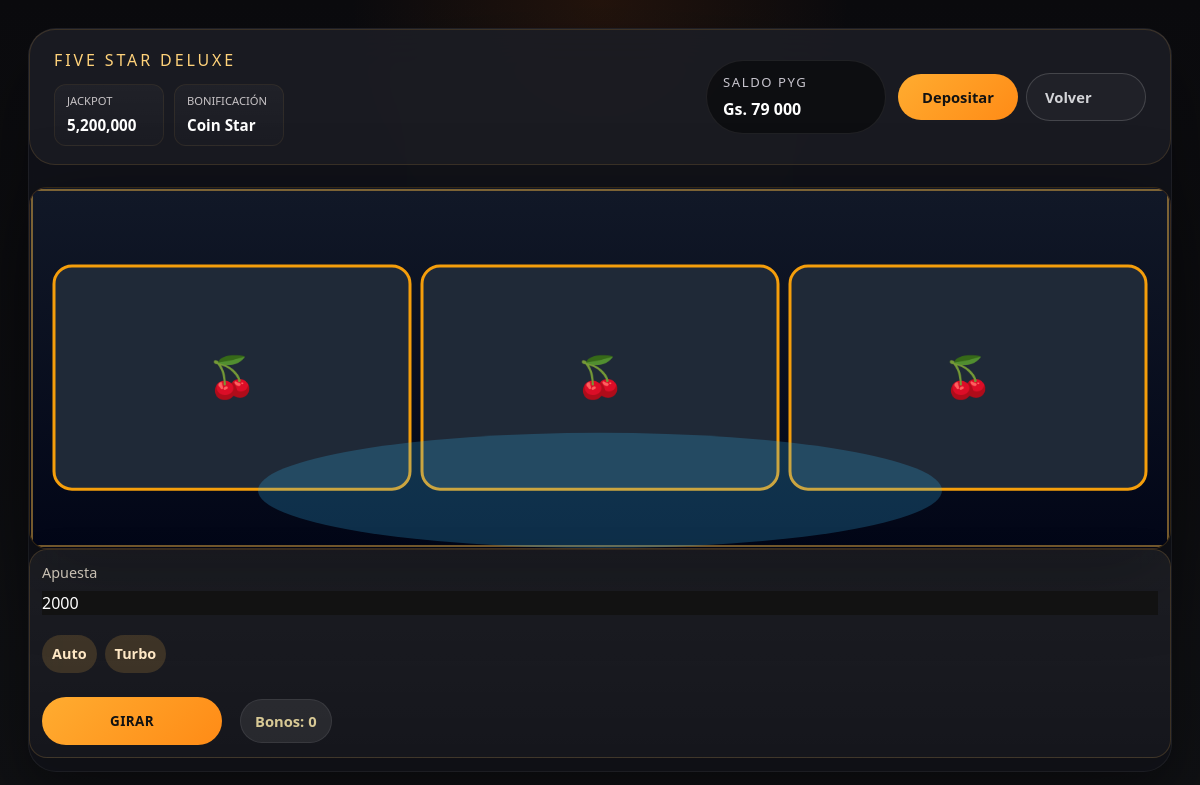
/tragamonedas/ (signed in), run on an earlier commit of the app's database.
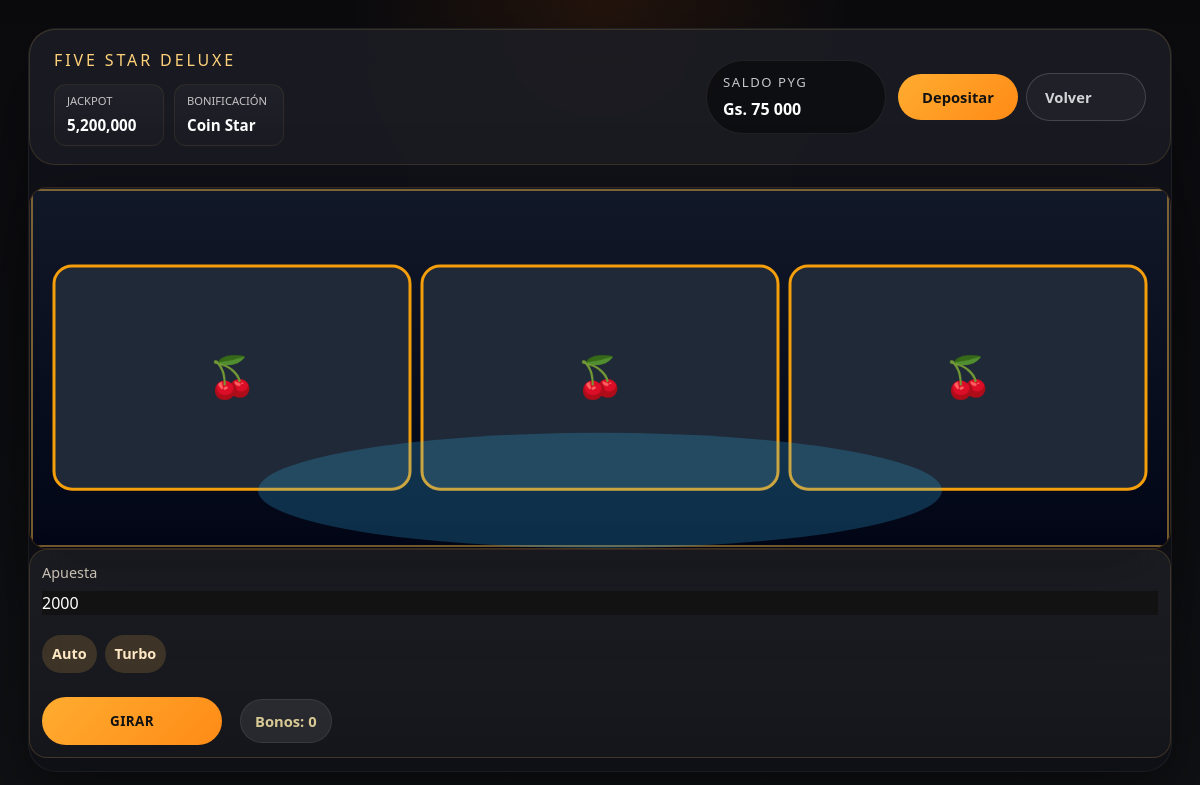
And on a later commit of the database.
### casino/models.py (models this page shows)
class Player(AbstractUser):
    nombre = models.CharField(max_length=64, verbose_name=_("Nombres"))
    apellido = models.CharField(max_length=64, verbose_name=_("Apellidos"))
    edad = models.PositiveSmallIntegerField(verbose_name=_("Edad"), validators=[validar_edad_mayoria])
    sexo = models.CharField(max_length=16, choices=[("M", "Masculino"), ("F", "Femenino"), ("O", "Otro")], verbose_name=_("Sexo"))
    estado_civil = models.CharField(
        max_length=24,
        choices=[
            ("soltero", "Soltero"),
            ("casado", "Casado"),
            ("divorciado", "Divorciado"),
            ("viudo", "Viudo"),
            ("union_libre", "Unión libre"),
        ],
        verbose_name=_("Estado Civil"),
    )
    saldo = EncryptedDecimalField(
        max_digits=14,
        decimal_places=0,
        default=20000,
        verbose_name=_("Saldo Disponible (Gs.)"),
        help_text=_("Saldo cifrado en Guaraníes."),
    )
    recibio_regalo = models.BooleanField(
        default=False,
        verbose_name=_("Recibió bono de bienvenida"),
        help_text=_("Marca si el usuario obtuvo el regalo de los primeros registros."),
    )
    slot_play_count = models.PositiveIntegerField(
        default=0,
        verbose_name=_("Jugadas consecutivas de tragamonedas"),
        help_text=_("Contador acumulado de giros de tragamonedas para habilitar jackpots de retención."),
    )
    bonus_balance = models.DecimalField(
        max_digits=14,
        decimal_places=0,
        default=0,
        verbose_name=_("Saldo de bono"),
    )
    bonus_rollover = models.DecimalField(
        max_digits=14,
        decimal_places=0,
        default=0,
        verbose_name=_("Rollover acumulado"),
    )
    bonus_rollover_target = models.DecimalField(
        max_digits=14,
        decimal_places=0,
        default=0,
        verbose_name=_("Meta de rollover"),
    )
    free_spins = models.PositiveIntegerField(
        default=0,
        verbose_name=_("Giros gratis disponibles"),
    )
    REQUIRED_FIELDS = ["email", "nombre", "apellido", "edad", "sexo", "estado_civil"]
    class Meta:
        verbose_name = "Jugador"
        verbose_name_plural = "Jugadores"

### casino/views.py (the view)
# urls.py: path("tragamonedas/", views.tragamonedas, name="tragamonedas"),
@login_required
def tragamonedas(request, slug=None):
    default = {
        "frutas-de-fuego-777": {"title": "FRUTAS DE FUEGO 777", "theme": "fruits", "jackpots": ["FUEGO","CORONADO","DORADO","MENOR"]},
        "palacio-arlequin": {"title": "EL PALACIO DEL ARLEQUÍN", "theme": "harlequin", "jackpots": ["JOKER","GRAND","MAJOR","MINOR"]},
        "mansion-embrujada": {"title": "MANSIÓN EMBRUJADA", "theme": "gothic", "jackpots": ["ESPECTRO","PLATA","BRONCE","MENOR"]},
        "coronas-fortuna": {"title": "CORONAS DE LA FORTUNA", "theme": "crowns", "jackpots": ["CORONA","REAL","FORTUNAS","MENOR"]},
    }
    meta = default.get(slug, default["frutas-de-fuego-777"]) if slug else default["frutas-de-fuego-777"]
    return render(request, "casino/tragamonedas.html", {"player": request.user, "game_slug": slug or "frutas-de-fuego-777", "game_meta": meta})

### casino/fields.py (called while the page is built)
    def from_db_value(self, value: bytes | None, expression, connection) -> Decimal | None:
        if value is None:
            return None
        cipher = get_cipher()
        if isinstance(value, memoryview) or isinstance(value, bytearray):
            value = bytes(value)
        if isinstance(value, str):
            try:
                import base64
                value = base64.urlsafe_b64decode(value.encode())
            except Exception:
                value = value.encode()
        try:
            plain = cipher.decrypt(value)
            return Decimal(plain.decode())
        except (InvalidToken, ValueError):
            raise ValidationError("No se pudo descifrar el saldo almacenado.")

### casino/utils.py (called while the page is built)
def get_cipher():
    key = settings.FERNET_KEY
    if isinstance(key, str):
        key_bytes = key.encode()
    elif isinstance(key, (bytes, bytearray, memoryview)):
        key_bytes = bytes(key)
    else:
        key_bytes = str(key).encode()
    return Fernet(key_bytes)

### templates/casino/tragamonedas.html (shortened to what the changed rows need)
{% extends "base.html" %}
{% load humanize %}
{% block content %}
    <div class="game-page" data-game="{{ game_slug }}">
        <div class="layout-shell">
            <main class="game-shell glass-panel {% if game_slug == 'palacio-arlequin' %}joker-jackpot-shell{% elif game_slug == 'mansion-embrujada' %}betty-boris-boo-shell{% endif %}" style="position: relative;">
                {% if game_slug == 'palacio-arlequin' %}
                <section class="joker-jackpot-shell">
                    <div class="joker-jackpot-header">
                        <div class="joker-jackpot-title">
                            <span class="joker-mark">🃏</span>
                            <div>
                                <h2>Joker Jackpot</h2>
                            </div>
                        </div>
                        <div class="balance-inline balance-inline--corner">
                            <div class="balance-chip balance-chip--compact">
                                <span>SALDO PYG</span>
                                <strong id="balance-value" class="balance-value">Gs. {{ player.saldo|intcomma }}</strong>
                            </div>
                            <button type="button" class="btn-primary btn-small" id="quick-deposit-btn">Depositar</button>
                            <a href="{% url 'casino:dashboard' %}" class="btn-secondary btn-small">Volver</a>
                        </div>
                    </div>
                    <div class="joker-jackpot-topbar">
                        <article class="jackpot-board jackpot-board--joker">
                            <span>JOKER</span>
                            <strong id="joker-jackpot-joker">6,420,000</strong>
                        </article>
                        <article class="jackpot-board jackpot-board--grand">
                            <span>GRAND</span>
                            <strong id="joker-jackpot-grand">14,300,000</strong>
                        </article>
                        <article class="jackpot-board jackpot-board--major">
                            <span>MAJOR</span>
                            <strong id="joker-jackpot-major">4,220,000</strong>
                        </article>
                        <article class="jackpot-board jackpot-board--minor">
                            <span>MINOR</span>
                            <strong id="joker-jackpot-minor">920,000</strong>
                        </article>
                    </div>
                    <div class="joker-jackpot-layout" style="padding:0;">
                        <style>
                            /* Joker unified box: make the whole block wider and flush to container sides */
                            .joker-jackpot-layout {
                                background: linear-gradient(135deg, rgba(5,6,12,0.96), rgba(23,14,28,0.96));
                                padding: 0;
                                border-radius: 18px;
                                box-shadow: 0 6px 20px rgba(0,0,0,0.6);
                                /* Keep the layout full-width inside its parent without overflow */
                                width: 100%;
                                margin-left: 0;
                                margin-right: 0;
                                box-sizing: border-box;
                                overflow: hidden;
                                gap: 0;
                            }
                            .joker-jackpot-stage-shell { padding: 0; }
                          #joker-jackpot-stage { width:100%; height:auto; min-height:auto; border-radius:18px 18px 0 0; display:block; }
                            .joker-jackpot-controls { padding: 0; margin-top: -120px !important; position: relative; z-index: 99; }
                            .joker-controls-card { width:100% !important; max-width:100% !important; margin:0 !important; padding:18px !important; border-radius:0 0 18px 18px !important; box-sizing:border-box; }
                        </style>
                            <div class="joker-jackpot-stage-shell" style="width: 100%; display: flex; flex-direction: column; align-items: center; justify-content: center;">
                            <div id="joker-jackpot-stage" class="joker-jackpot-pixi-stage slot-canvas" aria-label="Escena de Joker Jackpot"></div>
                        </div>
                        <div style="width: 100%; padding: 0; box-sizing: border-box;">
                            <div class="joker-controls-card" style="width: 100%; max-width: 100%; margin: 0; padding: 12px; box-sizing: border-box;">
                                <div class="joker-control-row">
                                    <label for="slot-apuesta">Apuesta</label>
                                    <input id="slot-apuesta" type="number" min="2000" value="2000" class="form-input" />
                                </div>
                                <div class="joker-modes-row">
                                    <button type="button" id="slot-auto-btn" class="control-chip control-chip--neon">Auto</button>
                                    <button type="button" id="slot-turbo-btn" class="control-chip control-chip--neon">Turbo</button>
                                </div>
                                <button type="button" id="slot-bet-button" class="btn-primary btn-spin btn-spin--joker">GIRAR</button>
                                <div class="status-footer">
                                    <span id="slots-status" class="status-pill"></span>
                                    <span id="bonus-info" class="status-pill status-pill--soft">Bonos: {{ player.bonus_balance|intcomma }}</span>
                                </div>
                            </div>
                        </aside>
                    </div>
                </section>
                {% else %}
                <section class="five-star-shell">
                    <div class="five-star-header">
                        <div class="five-star-info">
                            <div class="slot-label-group">
                                <span class="slot-label">Five Star Deluxe</span>
                                <div class="mini-badges">
                                    <div class="mini-badge">
                                        <span>Jackpot</span>
                                        <strong>5,200,000</strong>
                                    </div>
                                    <div class="mini-badge">
                                        <span>Bonificación</span>
                                        <strong>Coin Star</strong>
                                    </div>
                                </div>
                            </div>
                        </div>
                        <div class="balance-inline">
                            <div class="balance-chip">
                                <span>SALDO PYG</span>
                                <strong id="balance-value" class="balance-value">Gs. {{ player.saldo|intcomma }}</strong>
                            </div>
                            <div style="display:flex;gap:8px;align-items:center;">
                                <button type="button" class="btn-primary btn-small" id="quick-deposit-btn">Depositar</button>
                                <a href="{% url 'casino:dashboard' %}" class="btn-secondary btn-small">Volver</a>
                            </div>
                        </div>
                    </div>
                    <div class="five-star-layout">
                        <div class="five-star-view">
                            <div id="five-star-reel-stage" class="five-star-pixi-stage slot-canvas" aria-label="Escena de tragamonedas Five Star"></div>
                                <div class="five-star-bottom-shell" style="margin-top:0;">
                                    <div class="controls-card controls-card--five-star" style="width:100%;max-width:none;padding:20px;border-radius:18px;position:relative;z-index:9;box-sizing:border-box;">
                                        <div class="controls-top-row" style="display:flex;flex-direction:column;gap:8px;">
                                            <label class="control-label" for="slot-apuesta">Apuesta</label>
                                            <input id="slot-apuesta" type="number" min="2000" value="2000" class="form-input" />
                                        </div>
                                        <div class="control-buttons-row control-buttons-row--full" style="display:flex;gap:8px;margin-top:8px;">
                                            <button type="button" id="slot-auto-btn" class="control-chip">Auto</button>
                                            <button type="button" id="slot-turbo-btn" class="control-chip">Turbo</button>
                                        </div>
                                        <div class="controls-bottom-row" style="display:flex;align-items:center;gap:12px;margin-top:12px;">
                                            <button type="button" id="slot-bet-button" class="btn-primary btn-spin" style="flex:1;padding:14px 18px;font-weight:700;">GIRAR</button>
                                            <div style="display:flex;align-items:center;justify-content:center;min-width:86px;">
                                                <span id="bonus-info" class="status-pill status-pill--soft" style="margin-left:6px;">Bonos: {{ player.bonus_balance|intcomma }}</span>
                                            </div>
                                        </div>
                                    </div>
                                </div>
                        </div>
                    </div>
                </section>
                {% endif %}
            </main>
        </div>
    </div>
{% endblock %}

What changed in the data, as far as the page shows it:
changed Player: saldo "79 000" → "75 000"
